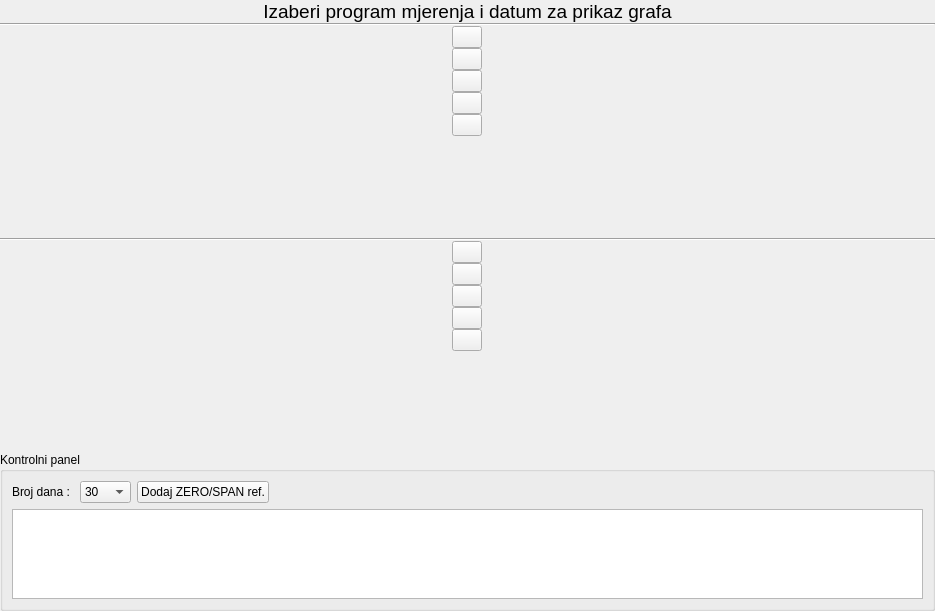
<?xml version="1.0" encoding="UTF-8"?>
<ui version="4.0">
 <class>Form</class>
 <widget class="QWidget" name="Form">
  <property name="geometry">
   <rect>
    <x>0</x>
    <y>0</y>
    <width>935</width>
    <height>611</height>
   </rect>
  </property>
  <property name="windowTitle">
   <string>Form</string>
  </property>
  <layout class="QVBoxLayout" name="verticalLayout">
   <property name="spacing">
    <number>0</number>
   </property>
   <property name="margin">
    <number>0</number>
   </property>
   <item>
    <widget class="QLabel" name="glavniLabel">
     <property name="sizePolicy">
      <sizepolicy hsizetype="MinimumExpanding" vsizetype="Minimum">
       <horstretch>0</horstretch>
       <verstretch>0</verstretch>
      </sizepolicy>
     </property>
     <property name="font">
      <font>
       <pointsize>14</pointsize>
      </font>
     </property>
     <property name="text">
      <string>Izaberi program mjerenja i datum za prikaz grafa</string>
     </property>
     <property name="alignment">
      <set>Qt::AlignCenter</set>
     </property>
    </widget>
   </item>
   <item>
    <widget class="Line" name="line_47">
     <property name="orientation">
      <enum>Qt::Horizontal</enum>
     </property>
    </widget>
   </item>
   <item>
    <layout class="QHBoxLayout" name="horizontalLayout">
     <item>
      <layout class="QVBoxLayout" name="verticalLayout_3">
       <item>
        <widget class="QPushButton" name="zoomInSpan">
         <property name="sizePolicy">
          <sizepolicy hsizetype="Fixed" vsizetype="Fixed">
           <horstretch>0</horstretch>
           <verstretch>0</verstretch>
          </sizepolicy>
         </property>
         <property name="maximumSize">
          <size>
           <width>30</width>
           <height>30</height>
          </size>
         </property>
         <property name="text">
          <string/>
         </property>
        </widget>
       </item>
       <item>
        <widget class="QPushButton" name="zoomOutSpan">
         <property name="sizePolicy">
          <sizepolicy hsizetype="Fixed" vsizetype="Fixed">
           <horstretch>0</horstretch>
           <verstretch>0</verstretch>
          </sizepolicy>
         </property>
         <property name="maximumSize">
          <size>
           <width>30</width>
           <height>30</height>
          </size>
         </property>
         <property name="text">
          <string/>
         </property>
        </widget>
       </item>
       <item>
        <widget class="QPushButton" name="zoomOutSpanFull">
         <property name="sizePolicy">
          <sizepolicy hsizetype="Fixed" vsizetype="Fixed">
           <horstretch>0</horstretch>
           <verstretch>0</verstretch>
          </sizepolicy>
         </property>
         <property name="maximumSize">
          <size>
           <width>30</width>
           <height>30</height>
          </size>
         </property>
         <property name="text">
          <string/>
         </property>
        </widget>
       </item>
       <item>
        <widget class="QPushButton" name="toggleGridSpan">
         <property name="sizePolicy">
          <sizepolicy hsizetype="Fixed" vsizetype="Fixed">
           <horstretch>0</horstretch>
           <verstretch>0</verstretch>
          </sizepolicy>
         </property>
         <property name="maximumSize">
          <size>
           <width>30</width>
           <height>30</height>
          </size>
         </property>
         <property name="text">
          <string/>
         </property>
         <property name="checkable">
          <bool>true</bool>
         </property>
        </widget>
       </item>
       <item>
        <widget class="QPushButton" name="toggleLegendSpan">
         <property name="sizePolicy">
          <sizepolicy hsizetype="Fixed" vsizetype="Fixed">
           <horstretch>0</horstretch>
           <verstretch>0</verstretch>
          </sizepolicy>
         </property>
         <property name="maximumSize">
          <size>
           <width>30</width>
           <height>30</height>
          </size>
         </property>
         <property name="text">
          <string/>
         </property>
         <property name="checkable">
          <bool>true</bool>
         </property>
        </widget>
       </item>
       <item>
        <spacer name="verticalSpacer">
         <property name="orientation">
          <enum>Qt::Vertical</enum>
         </property>
         <property name="sizeHint" stdset="0">
          <size>
           <width>20</width>
           <height>40</height>
          </size>
         </property>
        </spacer>
       </item>
      </layout>
     </item>
     <item>
      <layout class="QVBoxLayout" name="spanLayout">
       <property name="spacing">
        <number>0</number>
       </property>
       <property name="margin">
        <number>0</number>
       </property>
      </layout>
     </item>
    </layout>
   </item>
   <item>
    <widget class="Line" name="line_46">
     <property name="orientation">
      <enum>Qt::Horizontal</enum>
     </property>
    </widget>
   </item>
   <item>
    <layout class="QHBoxLayout" name="horizontalLayout_2">
     <item>
      <layout class="QVBoxLayout" name="verticalLayout_4">
       <item>
        <widget class="QPushButton" name="zoomInZero">
         <property name="sizePolicy">
          <sizepolicy hsizetype="Fixed" vsizetype="Fixed">
           <horstretch>0</horstretch>
           <verstretch>0</verstretch>
          </sizepolicy>
         </property>
         <property name="maximumSize">
          <size>
           <width>30</width>
           <height>30</height>
          </size>
         </property>
         <property name="text">
          <string/>
         </property>
        </widget>
       </item>
       <item>
        <widget class="QPushButton" name="zoomOutZero">
         <property name="sizePolicy">
          <sizepolicy hsizetype="Fixed" vsizetype="Fixed">
           <horstretch>0</horstretch>
           <verstretch>0</verstretch>
          </sizepolicy>
         </property>
         <property name="maximumSize">
          <size>
           <width>30</width>
           <height>30</height>
          </size>
         </property>
         <property name="text">
          <string/>
         </property>
        </widget>
       </item>
       <item>
        <widget class="QPushButton" name="zoomOutZeroFull">
         <property name="sizePolicy">
          <sizepolicy hsizetype="Fixed" vsizetype="Fixed">
           <horstretch>0</horstretch>
           <verstretch>0</verstretch>
          </sizepolicy>
         </property>
         <property name="maximumSize">
          <size>
           <width>30</width>
           <height>30</height>
          </size>
         </property>
         <property name="text">
          <string/>
         </property>
        </widget>
       </item>
       <item>
        <widget class="QPushButton" name="toggleGridZero">
         <property name="sizePolicy">
          <sizepolicy hsizetype="Fixed" vsizetype="Fixed">
           <horstretch>0</horstretch>
           <verstretch>0</verstretch>
          </sizepolicy>
         </property>
         <property name="maximumSize">
          <size>
           <width>30</width>
           <height>30</height>
          </size>
         </property>
         <property name="text">
          <string/>
         </property>
         <property name="checkable">
          <bool>true</bool>
         </property>
        </widget>
       </item>
       <item>
        <widget class="QPushButton" name="toggleLegendZero">
         <property name="sizePolicy">
          <sizepolicy hsizetype="Fixed" vsizetype="Fixed">
           <horstretch>0</horstretch>
           <verstretch>0</verstretch>
          </sizepolicy>
         </property>
         <property name="maximumSize">
          <size>
           <width>30</width>
           <height>30</height>
          </size>
         </property>
         <property name="text">
          <string/>
         </property>
         <property name="checkable">
          <bool>true</bool>
         </property>
        </widget>
       </item>
       <item>
        <spacer name="verticalSpacer_2">
         <property name="orientation">
          <enum>Qt::Vertical</enum>
         </property>
         <property name="sizeHint" stdset="0">
          <size>
           <width>20</width>
           <height>40</height>
          </size>
         </property>
        </spacer>
       </item>
      </layout>
     </item>
     <item>
      <layout class="QVBoxLayout" name="zeroLayout">
       <property name="spacing">
        <number>0</number>
       </property>
       <property name="margin">
        <number>0</number>
       </property>
      </layout>
     </item>
    </layout>
   </item>
   <item>
    <widget class="QGroupBox" name="groupBox">
     <property name="title">
      <string>Kontrolni panel</string>
     </property>
     <layout class="QVBoxLayout" name="verticalLayout_2">
      <item>
       <layout class="QHBoxLayout" name="horizontalLayout_3">
        <property name="topMargin">
         <number>0</number>
        </property>
        <property name="bottomMargin">
         <number>0</number>
        </property>
        <item>
         <widget class="QLabel" name="label_4">
          <property name="text">
           <string>Broj dana : </string>
          </property>
         </widget>
        </item>
        <item>
         <widget class="QComboBox" name="brojDana">
          <property name="sizePolicy">
           <sizepolicy hsizetype="Minimum" vsizetype="Minimum">
            <horstretch>0</horstretch>
            <verstretch>0</verstretch>
           </sizepolicy>
          </property>
          <item>
           <property name="text">
            <string>30</string>
           </property>
          </item>
          <item>
           <property name="text">
            <string>60</string>
           </property>
          </item>
          <item>
           <property name="text">
            <string>90</string>
           </property>
          </item>
          <item>
           <property name="text">
            <string>120</string>
           </property>
          </item>
          <item>
           <property name="text">
            <string>150</string>
           </property>
          </item>
          <item>
           <property name="text">
            <string>180</string>
           </property>
          </item>
         </widget>
        </item>
        <item>
         <widget class="QPushButton" name="dodajZSRef">
          <property name="text">
           <string>Dodaj ZERO/SPAN ref.</string>
          </property>
         </widget>
        </item>
        <item>
         <spacer name="horizontalSpacer">
          <property name="orientation">
           <enum>Qt::Horizontal</enum>
          </property>
          <property name="sizeHint" stdset="0">
           <size>
            <width>40</width>
            <height>20</height>
           </size>
          </property>
         </spacer>
        </item>
       </layout>
      </item>
      <item>
       <widget class="QTableView" name="zeroSpanTableView">
        <property name="sizePolicy">
         <sizepolicy hsizetype="Expanding" vsizetype="Fixed">
          <horstretch>0</horstretch>
          <verstretch>0</verstretch>
         </sizepolicy>
        </property>
        <property name="maximumSize">
         <size>
          <width>16777215</width>
          <height>90</height>
         </size>
        </property>
       </widget>
      </item>
     </layout>
    </widget>
   </item>
  </layout>
 </widget>
 <resources/>
 <connections/>
</ui>
